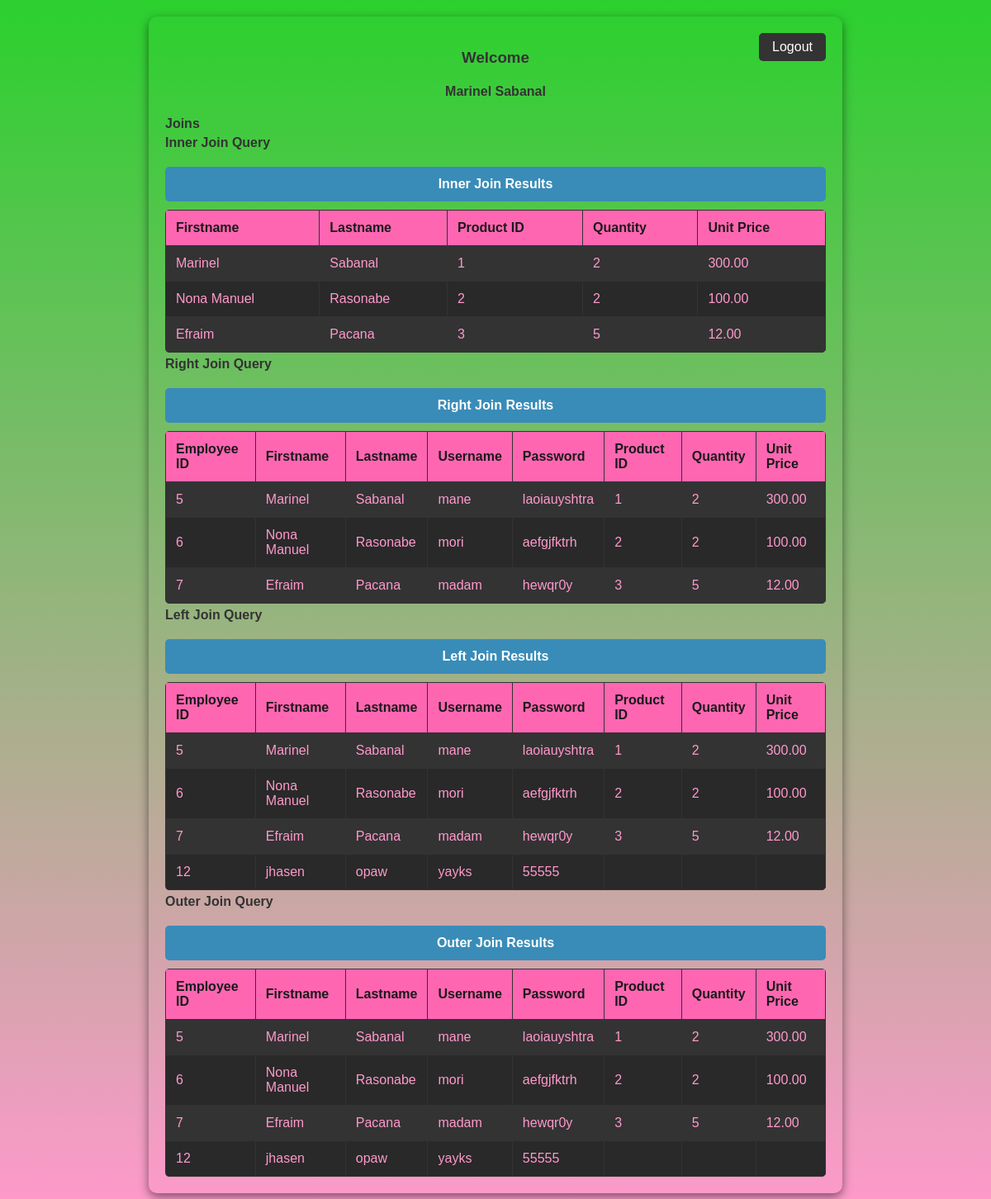
The page /login/home.php (signed in) on the database its author committed.
### tables this page shows
CREATE TABLE `employee` (
  `employee_id` int(10) NOT NULL,
  `firstname` varchar(50) NOT NULL,
  `lastname` varchar(50) NOT NULL,
  `username` varchar(30) NOT NULL,
  `password` varchar(12) NOT NULL
);

CREATE TABLE `order_details` (
  `employee_id` int(10) NOT NULL,
  `Product_id` int(10) NOT NULL,
  `Quantity` int(15) DEFAULT NULL,
  `Unit_price` decimal(10,2) DEFAULT NULL
);

### login/home.php (the view, shortened to what this page needs)
<!DOCTYPE html>
<?php
require '../db/config.php';
$id = $_SESSION['user'];
$sql = $conn->prepare("SELECT * FROM `employee` WHERE `employee_id`='$id'");
$sql->execute();
$fetch = $sql->fetch();
$innerJoinSql = "
    SELECT
        employee.firstname,
        employee.lastname,
        order_details.product_id,
        order_details.Quantity,
        order_details.Unit_price
    FROM
        order_details
    JOIN
        employee ON order_details.employee_id = employee.employee_id";
$rightJoinSql = "
    SELECT
        employee.employee_id,
        employee.firstname,
        employee.lastname,
        employee.username,
        employee.password,
        order_details.Product_id,
        order_details.Quantity,
        order_details.Unit_price
    FROM
        employee
    RIGHT JOIN
        order_details ON employee.employee_id = order_details.employee_id";
$leftJoinSql = "
    SELECT
        employee.employee_id,
        employee.firstname,
        employee.lastname,
        employee.username,
        employee.password,
        order_details.Product_id,
        order_details.Quantity,
        order_details.Unit_price
    FROM
        employee
    LEFT JOIN
        order_details ON employee.employee_id = order_details.employee_id";
$outerJoinSql = "
    SELECT
        employee.employee_id,
        employee.firstname,
        employee.lastname,
        employee.username,
        employee.password,
        order_details.Product_id,
        order_details.Quantity,
        order_details.Unit_price
    FROM
        employee
    RIGHT JOIN
        order_details ON employee.employee_id = order_details.employee_id
    UNION
    SELECT
        employee.employee_id,
        employee.firstname,
        employee.lastname,
        employee.username,
        employee.password,
        order_details.Product_id,
        order_details.Quantity,
        order_details.Unit_price
    FROM
        employee
    LEFT JOIN
        order_details ON employee.employee_id = order_details.employee_id";
?>
<html lang="en">
<head>
</head>
<body>
    <div class="container">
        <a href="logout.php" class="logout">Logout</a>
        <h3>Welcome</h3>
        <h4><?php echo htmlspecialchars($fetch['firstname'] . " " . $fetch['lastname']); ?></h4>
        <p> Joins </p>
        <div>
            <p>Inner Join Query</p>
            <div class="header">Inner Join Results</div>
            <table>
                <thead>
                    <tr>
                        <th>Firstname</th>
                        <th>Lastname</th>
                        <th>Product ID</th>
                        <th>Quantity</th>
                        <th>Unit Price</th>
                    </tr>
                </thead>
                <tbody>
                    <?php
                    foreach ($conn->query($innerJoinSql) as $row) {
                        echo "<tr>
                            <td>" . htmlspecialchars($row['firstname']) . "</td>
                            <td>" . htmlspecialchars($row['lastname']) . "</td>
                            <td>" . htmlspecialchars($row['product_id']) . "</td>
                            <td>" . htmlspecialchars($row['Quantity']) . "</td>
                            <td>" . htmlspecialchars($row['Unit_price']) . "</td>
                        </tr>";
                    }
                    ?>
                </tbody>
            </table>
        </div>
        <div>
            <p>Right Join Query</p>
            <div class="header">Right Join Results</div>
            <table>
                <thead>
                    <tr>
                        <th>Employee ID</th>
                        <th>Firstname</th>
                        <th>Lastname</th>
                        <th>Username</th>
                        <th>Password</th>
                        <th>Product ID</th>
                        <th>Quantity</th>
                        <th>Unit Price</th>
                    </tr>
                </thead>
                <tbody>
                    <?php
                    foreach ($conn->query($rightJoinSql) as $row) {
                        echo "<tr>
                            <td>" . htmlspecialchars($row['employee_id']) . "</td>
                            <td>" . htmlspecialchars($row['firstname']) . "</td>
                            <td>" . htmlspecialchars($row['lastname']) . "</td>
                            <td>" . htmlspecialchars($row['username']) . "</td>
                            <td>" . htmlspecialchars($row['password']) . "</td>
                            <td>" . htmlspecialchars($row['Product_id']) . "</td>
                            <td>" . htmlspecialchars($row['Quantity']) . "</td>
                            <td>" . htmlspecialchars($row['Unit_price']) . "</td>
                        </tr>";
                    }
                    ?>
                </tbody>
            </table>
        </div>
        <div>
            <p>Left Join Query</p>
            <div class="header">Left Join Results</div>
            <table>
                <thead>
                    <tr>
                        <th>Employee ID</th>
                        <th>Firstname</th>
                        <th>Lastname</th>
                        <th>Username</th>
                        <th>Password</th>
                        <th>Product ID</th>
                        <th>Quantity</th>
                        <th>Unit Price</th>
                    </tr>
                </thead>
                <tbody>
                    <?php
                    foreach ($conn->query($leftJoinSql) as $row) {
                        echo "<tr>
                            <td>" . htmlspecialchars($row['employee_id']) . "</td>
                            <td>" . htmlspecialchars($row['firstname']) . "</td>
                            <td>" . htmlspecialchars($row['lastname']) . "</td>
                            <td>" . htmlspecialchars($row['username']) . "</td>
                            <td>" . htmlspecialchars($row['password']) . "</td>
                            <td>" . htmlspecialchars($row['Product_id']) . "</td>
                            <td>" . htmlspecialchars($row['Quantity']) . "</td>
                            <td>" . htmlspecialchars($row['Unit_price']) . "</td>
                        </tr>";
                    }
                    ?>
                </tbody>
            </table>
        </div>
        <div>
            <p>Outer Join Query</p>
            <div class="header">Outer Join Results</div>
            <table>
                <thead>
                    <tr>
                        <th>Employee ID</th>
                        <th>Firstname</th>
                        <th>Lastname</th>
                        <th>Username</th>
                        <th>Password</th>
                        <th>Product ID</th>
                        <th>Quantity</th>
                        <th>Unit Price</th>
                    </tr>
                </thead>
                <tbody>
                    <?php
                    foreach ($conn->query($outerJoinSql) as $row) {
                        echo "<tr>
                            <td>" . htmlspecialchars($row['employee_id']) . "</td>
                            <td>" . htmlspecialchars($row['firstname']) . "</td>
                            <td>" . htmlspecialchars($row['lastname']) . "</td>
                            <td>" . htmlspecialchars($row['username']) . "</td>
                            <td>" . htmlspecialchars($row['password']) . "</td>
                            <td>" . htmlspecialchars($row['Product_id']) . "</td>
                            <td>" . htmlspecialchars($row['Quantity']) . "</td>
                            <td>" . htmlspecialchars($row['Unit_price']) . "</td>
                        </tr>";
                    }
                    ?>
                </tbody>
            </table>
        </div>
    </div>
</body>
</html>

### login/home.php (style rules this page uses)
body { font-family: Arial, sans-serif; background: linear-gradient(to bottom, #2bd02e 0%, #ff99cc 100%); color: #ff99cc; margin: 0; padding: 20px; }
.container { max-width: 800px; margin: auto; background: #transparent; padding: 20px; border-radius: 10px; box-shadow: 0 4px 12px rgba(0, 0, 0, 0.5); position: relative; }
h3, h4 { color: #333; text-align: center; }
.logout { background-color: #333; color: white; padding: 8px 16px; text-decoration: none; border-radius: 5px; position: absolute; top: 20px; right: 20px; transition: background-color 0.3s ease; }
.header { background: #398cb8; color: white; padding: 12px; text-align: center; font-weight: bold; border-radius: 5px; margin-top: 20px; }
table { width: 100%; border-collapse: collapse; margin-top: 10px; border-radius: 5px; overflow: hidden; }
th, td { padding: 12px; border: 1px solid #333; text-align: left; }
th { background-color: #ff66b2; color: #1a1a1a; }
tr:nth-child(even) { background-color: #292929; }
tr:nth-child(odd) { background-color: #333333; }
p { color: #333; font-weight: bold; margin: 5px 0; }

### rows shown on the page
employee: firstname+lastname "Marinel Sabanal"
order_details: employee.firstname "Marinel", employee.lastname "Sabanal", Product "1", Quantity "2", Unit_price "300.00", employee.employee_id "5", employee.username "mane", employee.password "laoiauyshtra"
order_details: employee.firstname "Nona Manuel", employee.lastname "Rasonabe", Product "2", Quantity "2", Unit_price "100.00", employee.employee_id "6", employee.username "mori", employee.password "aefgjfktrh"
order_details: employee.firstname "Efraim", employee.lastname "Pacana", Product "3", Quantity "5", Unit_price "12.00", employee.employee_id "7", employee.username "madam", employee.password "hewqr0y"
employee: employee_id "12", firstname "jhasen", lastname "opaw", username "yayks", password "55555"
